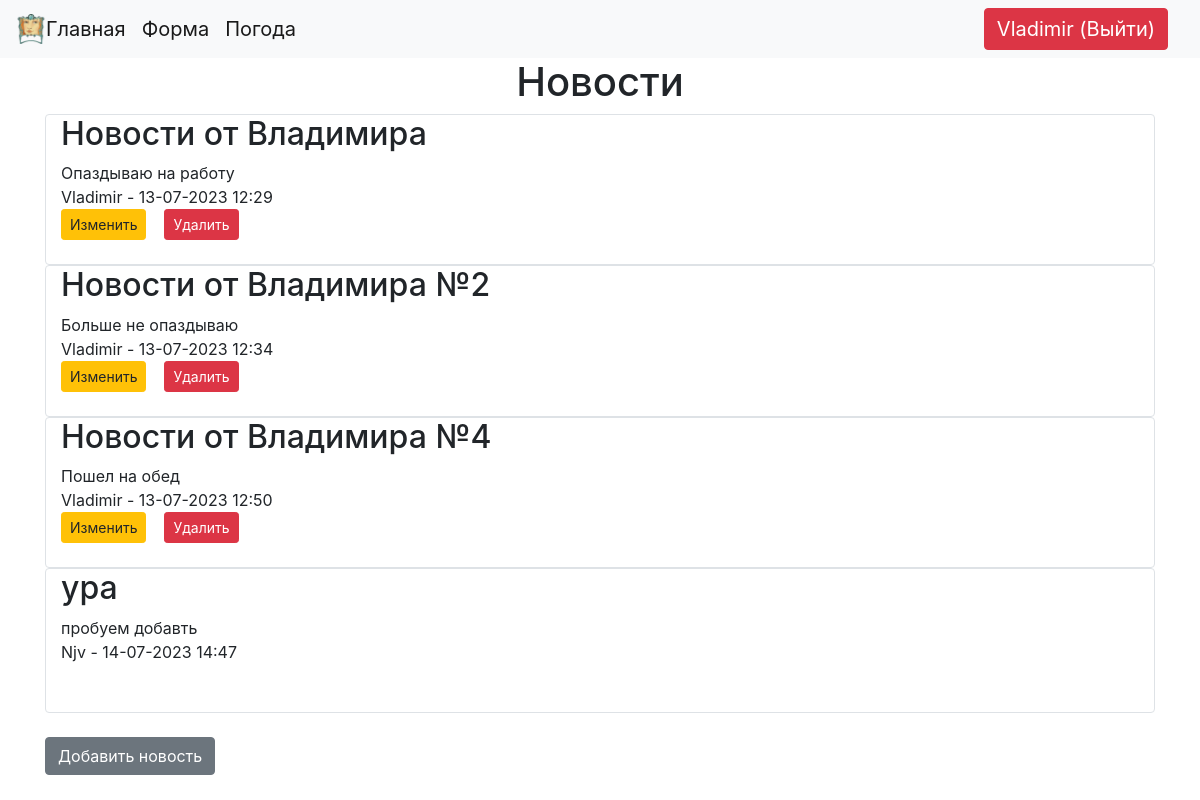
Page /index (signed in) on the committed database.
### data/users.py (models this page shows, shortened)
class User(SqlAlchemyBase, UserMixin):
    __tablename__ = 'users'
    id = sqlalchemy.Column(sqlalchemy.Integer, primary_key=True, autoincrement=True)
    name = sqlalchemy.Column(sqlalchemy.String, nullable=True)
    about = sqlalchemy.Column(sqlalchemy.String, nullable=True)
    email = sqlalchemy.Column(sqlalchemy.String, index=True, unique=True, nullable=True)
    hashed_password = sqlalchemy.Column(sqlalchemy.String, nullable=True)
    create_date = sqlalchemy.Column(sqlalchemy.DateTime, default=datetime.datetime.now())
    news = orm.relationship("News", back_populates='user')  # связываем с классом и user

### data/news.py (models this page shows, shortened)
class News(SqlAlchemyBase):
    __tablename__ = 'news'
    id = sqlalchemy.Column(sqlalchemy.Integer, primary_key=True, autoincrement=True)
    title = sqlalchemy.Column(sqlalchemy.String, nullable=True)
    content = sqlalchemy.Column(sqlalchemy.String, nullable=True)
    create_date = sqlalchemy.Column(sqlalchemy.DateTime, default=datetime.datetime.now())
    is_private = sqlalchemy.Column(sqlalchemy.Boolean, default=True)
    user_id = sqlalchemy.Column(sqlalchemy.Integer, sqlalchemy.ForeignKey("users.id"))
    user = orm.relationship('User')  # связываем с классом

### main.py (the view)
@app.route('/')
@app.route('/index')
def index():
    db_sess = db_session.create_session()
    if current_user.is_authenticated:
        news = db_sess.query(News).filter((News.user == current_user) | (News.is_private != True))
    else:
        news = db_sess.query(News).filter(News.is_private != True)
    return render_template('index.html', title='Новости', news=news)  # * список **словарь

### data/db_session.py (called while the page is built)
def create_session() -> Session:  # аннотатор функций, возвращает сессию
    global created
    return created()

### main.py (called while the page is built)
@login_manager.user_loader
def load_user(user_id):
    db_sess = db_session.create_session()
    return db_sess.get(User, user_id)

### templates/index.html
{% extends "base.html" %}
{% block content %}
<h1 align="center"> Новости </h1>
<div class="container">
{% for item in news %}
<div class="col border rounded ">
    <h2>{{ item.title }} </h2>
    <div>{{ item.content }}</div>
    <div>{{ item.user.name }} - {{ item.create_date.strftime("%d-%m-%Y %H:%M")}}</div>
 {% if current_user.is_authenticated and current_user == item.user %}
        <a href="/news/{{ item.id }}" class="btn btn-sm btn-warning">Изменить</a>&nbsp; &nbsp;
        <a href="/news_del/{{ item.id }}" class="btn btn-sm btn-danger"
           title="Удалить новость: &laquo;{{item.title}}&raquo;"
           onclick="return confirm('Вы действительно хотите удалить новость &laquo;{{item.title}}&raquo;?')">Удалить</a>
    {% endif %}
<br><br></div>
{% endfor %}
{% if current_user.is_authenticated %}
    <br><a href="news" class="btn btn-secondary">Добавить новость</a><br><br>
{% endif %}
</div>
{% endblock %}

### templates/base.html (shortened to what this page needs)
<!DOCTYPE html>
<html lang="en">
<head>
    <link rel="stylesheet" type="text/css" href="../static/css/style.css">
    <link rel="stylesheet" href="https://cdn.jsdelivr.net/npm/bootstrap@4.6.2/dist/css/bootstrap.min.css"
>
</head>
<body>
<header>
    <nav class="navbar navbar-light bg-light d-flex justify-content-start">
        <a class="navbar-brand" href="/index">
            <img src="../static/images/Picture-icon.png" width="30" height="30"
                 class="d-inline-block align-top" alt="">Главная</a>
        <a class="navbar-brand" href="/form_sample">Форма</a>
        <a class="navbar-brand" href="/weather_form">Погода</a>
        {% if current_user.is_authenticated %}
        <a class="navbar-brand btn btn-danger text-white ml-auto" title="Нажмите для выхода" href="/logout">{{ current_user.name}} (Выйти)</a>
        {% else %}
        <a class="navbar-brand" href="/login">Авторизация</a>
        <a class="navbar-brand" href="/register">Регистрация</a>
        {% endif %}
    </nav>
</header>
{% block content %}{% endblock %}
</body>
</html>

### rows in the picture
User: name "Vladimir"
News: title "Новости от Владимира", content "Опаздываю на работу", user.name "Vladimir", create_date "13-07-2023 12:29"
News: title "Новости от Владимира №2", content "Больше не опаздываю", user.name "Vladimir", create_date "13-07-2023 12:34"
News: title "Новости от Владимира №4", content "Пошел на обед", user.name "Vladimir", create_date "13-07-2023 12:50"
News: title "ура", content "пробуем добавть", user.name "Njv", create_date "14-07-2023 14:47"
